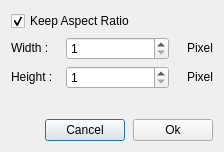
<?xml version="1.0" encoding="UTF-8"?>
<ui version="4.0">
 <class>resizephoto</class>
 <widget class="QDialog" name="resizephoto">
  <property name="geometry">
   <rect>
    <x>0</x>
    <y>0</y>
    <width>224</width>
    <height>152</height>
   </rect>
  </property>
  <property name="minimumSize">
   <size>
    <width>224</width>
    <height>152</height>
   </size>
  </property>
  <property name="maximumSize">
   <size>
    <width>224</width>
    <height>152</height>
   </size>
  </property>
  <property name="windowTitle">
   <string>Resize</string>
  </property>
  <property name="windowIcon">
   <iconset resource="Icon.qrc">
    <normaloff>:/Icons/Resize.png</normaloff>:/Icons/Resize.png</iconset>
  </property>
  <layout class="QGridLayout" name="gridLayout">
   <item row="0" column="0">
    <widget class="QCheckBox" name="KeepAspectRatio">
     <property name="sizePolicy">
      <sizepolicy hsizetype="Expanding" vsizetype="Fixed">
       <horstretch>0</horstretch>
       <verstretch>0</verstretch>
      </sizepolicy>
     </property>
     <property name="text">
      <string>Keep Aspect Ratio</string>
     </property>
     <property name="checked">
      <bool>true</bool>
     </property>
    </widget>
   </item>
   <item row="1" column="0">
    <layout class="QHBoxLayout" name="horizontalLayout">
     <property name="spacing">
      <number>0</number>
     </property>
     <item>
      <widget class="QLabel" name="WidthLabel">
       <property name="sizePolicy">
        <sizepolicy hsizetype="Fixed" vsizetype="Fixed">
         <horstretch>0</horstretch>
         <verstretch>0</verstretch>
        </sizepolicy>
       </property>
       <property name="minimumSize">
        <size>
         <width>55</width>
         <height>0</height>
        </size>
       </property>
       <property name="text">
        <string>Width :</string>
       </property>
      </widget>
     </item>
     <item>
      <widget class="QSpinBox" name="Width">
       <property name="minimum">
        <number>1</number>
       </property>
       <property name="maximum">
        <number>999999999</number>
       </property>
      </widget>
     </item>
     <item>
      <widget class="QLabel" name="PixelW">
       <property name="sizePolicy">
        <sizepolicy hsizetype="Fixed" vsizetype="Fixed">
         <horstretch>0</horstretch>
         <verstretch>0</verstretch>
        </sizepolicy>
       </property>
       <property name="minimumSize">
        <size>
         <width>44</width>
         <height>0</height>
        </size>
       </property>
       <property name="text">
        <string>Pixel</string>
       </property>
       <property name="alignment">
        <set>Qt::AlignRight|Qt::AlignTrailing|Qt::AlignVCenter</set>
       </property>
      </widget>
     </item>
    </layout>
   </item>
   <item row="2" column="0">
    <layout class="QHBoxLayout" name="horizontalLayout_2">
     <property name="spacing">
      <number>0</number>
     </property>
     <item>
      <widget class="QLabel" name="HeightLabel">
       <property name="sizePolicy">
        <sizepolicy hsizetype="Maximum" vsizetype="Maximum">
         <horstretch>0</horstretch>
         <verstretch>0</verstretch>
        </sizepolicy>
       </property>
       <property name="minimumSize">
        <size>
         <width>55</width>
         <height>0</height>
        </size>
       </property>
       <property name="text">
        <string>Height :</string>
       </property>
      </widget>
     </item>
     <item>
      <widget class="QSpinBox" name="Height">
       <property name="minimum">
        <number>1</number>
       </property>
       <property name="maximum">
        <number>999999999</number>
       </property>
      </widget>
     </item>
     <item>
      <widget class="QLabel" name="PixelH">
       <property name="sizePolicy">
        <sizepolicy hsizetype="Fixed" vsizetype="Fixed">
         <horstretch>0</horstretch>
         <verstretch>0</verstretch>
        </sizepolicy>
       </property>
       <property name="minimumSize">
        <size>
         <width>44</width>
         <height>0</height>
        </size>
       </property>
       <property name="text">
        <string>Pixel</string>
       </property>
       <property name="alignment">
        <set>Qt::AlignRight|Qt::AlignTrailing|Qt::AlignVCenter</set>
       </property>
      </widget>
     </item>
    </layout>
   </item>
   <item row="3" column="0">
    <layout class="QHBoxLayout" name="horizontalLayout_4">
     <property name="spacing">
      <number>0</number>
     </property>
     <item>
      <spacer name="horizontalSpacer">
       <property name="orientation">
        <enum>Qt::Horizontal</enum>
       </property>
       <property name="sizeHint" stdset="0">
        <size>
         <width>40</width>
         <height>20</height>
        </size>
       </property>
      </spacer>
     </item>
     <item>
      <layout class="QVBoxLayout" name="verticalLayout">
       <property name="spacing">
        <number>0</number>
       </property>
       <property name="rightMargin">
        <number>4</number>
       </property>
       <item>
        <spacer name="verticalSpacer_2">
         <property name="orientation">
          <enum>Qt::Vertical</enum>
         </property>
         <property name="sizeHint" stdset="0">
          <size>
           <width>20</width>
           <height>0</height>
          </size>
         </property>
        </spacer>
       </item>
       <item>
        <widget class="QPushButton" name="CancelButton">
         <property name="minimumSize">
          <size>
           <width>0</width>
           <height>0</height>
          </size>
         </property>
         <property name="text">
          <string>Cancel</string>
         </property>
        </widget>
       </item>
      </layout>
     </item>
     <item>
      <layout class="QVBoxLayout" name="verticalLayout_2">
       <property name="spacing">
        <number>0</number>
       </property>
       <property name="leftMargin">
        <number>4</number>
       </property>
       <property name="rightMargin">
        <number>0</number>
       </property>
       <item>
        <spacer name="verticalSpacer">
         <property name="orientation">
          <enum>Qt::Vertical</enum>
         </property>
         <property name="sizeHint" stdset="0">
          <size>
           <width>20</width>
           <height>0</height>
          </size>
         </property>
        </spacer>
       </item>
       <item>
        <widget class="QPushButton" name="OkButton">
         <property name="minimumSize">
          <size>
           <width>0</width>
           <height>0</height>
          </size>
         </property>
         <property name="text">
          <string>Ok</string>
         </property>
        </widget>
       </item>
      </layout>
     </item>
    </layout>
   </item>
  </layout>
 </widget>
 <tabstops>
  <tabstop>OkButton</tabstop>
  <tabstop>CancelButton</tabstop>
  <tabstop>KeepAspectRatio</tabstop>
  <tabstop>Width</tabstop>
  <tabstop>Height</tabstop>
 </tabstops>
 <resources>
  <include location="Icon.qrc"/>
 </resources>
 <connections/>
</ui>
